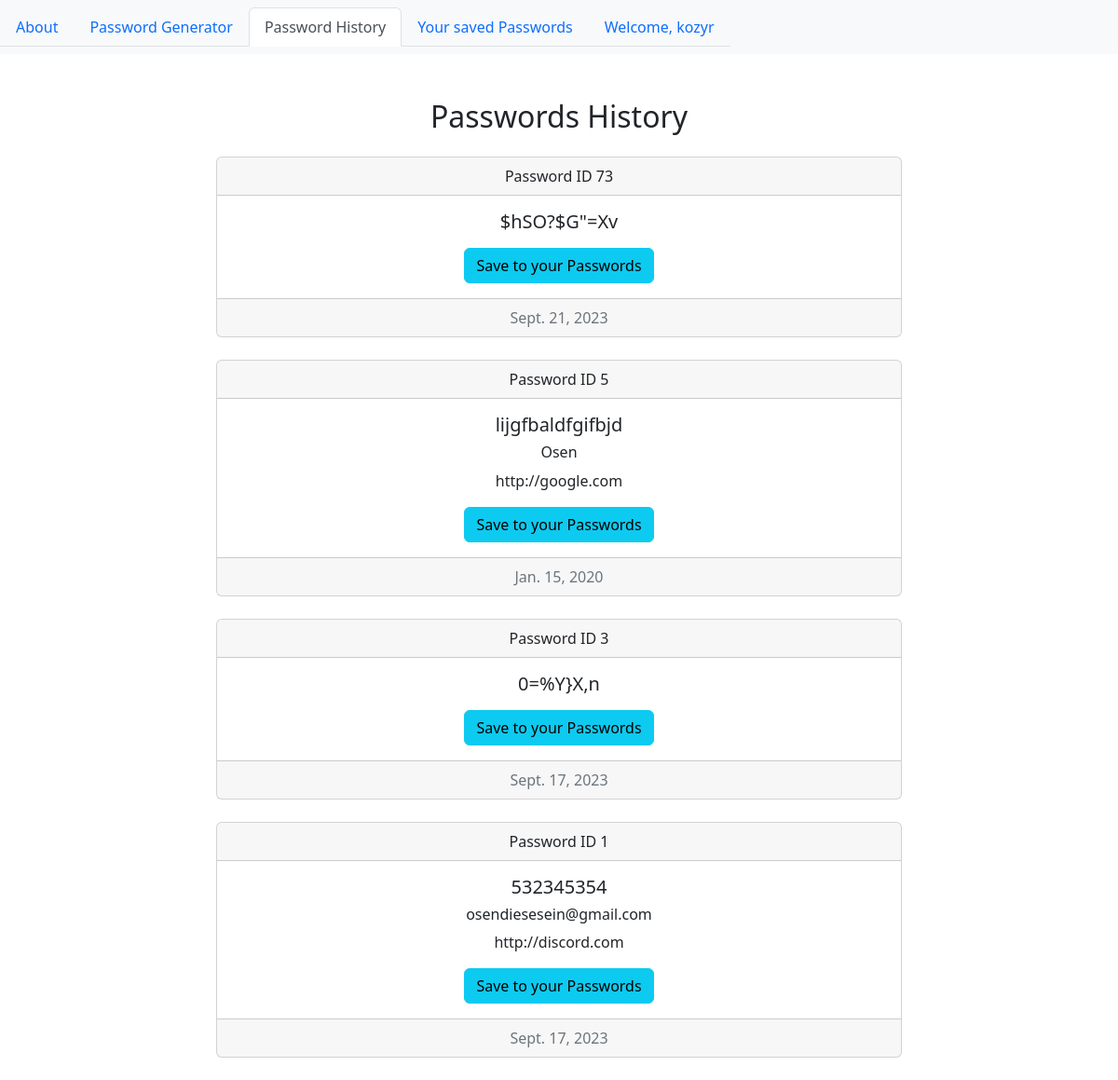
Page /history/ (signed in) on the committed database.
### generator/models.py (models this page shows, shortened)
class Passwords(models.Model):
    user = models.ForeignKey(User, on_delete=models.CASCADE, default = 1)
    login = models.CharField("Login", max_length = 100)
    password = models.CharField("Password",max_length = 16)
    website = models.URLField("URL")
    date = models.DateField("Date")
    isSaved = models.BooleanField(default = False)

### generator/views.py (the view)
# urls.py: path("history/", views.history, name = "history"),
@login_required
def history(request):
    user = request.user
    user_passwords = Passwords.objects.filter(user = user, isSaved = False)
    active_tab = "history"
    return render(request, "history.html", {"passwords": user_passwords[::-1], "active_tab": active_tab})

### templates/history.html (shortened to what this page needs)
<!DOCTYPE html>
<html lang="en">
  <head>
    <link
      rel="stylesheet"
      href="https://cdn.jsdelivr.net/npm/bootstrap@5.2.3/dist/css/bootstrap.min.css"
    />
  </head>
  <body>
    <header>
      {% include 'nav.html' %}
    </header>
    <div class="container mt-5">
      <div class="row">
        <div class="col-md-8 offset-md-2">
          <h2 class="text-center mb-4">Passwords History</h2>
          {% for password in passwords %}
          <div class="card text-center mb-4">
            <div class="card-header">Password ID {{ password.id }}</div>
            <div class="card-body">
              <h5 class="card-title">{{ password.password }}</h5>
              <h6 class="card-title">{{ password.login }}</h6>
              <p class="card-text">{{ password.website }}</p>
              <a href="{% url 'save_pass'%}" class="btn btn-info"
                >Save to your Passwords</a
              >
            </div>
            <div class="card-footer text-muted">{{ password.date }}</div>
          </div>
          {% endfor %}
        </div>
      </div>
    </div>
  </body>
</html>

### templates/nav.html (shortened to what this page needs)
<nav class="navbar navbar-expand-lg navbar-dark bg-light">
    <div class="collapse navbar-collapse" id="navbarNav">
        <ul class="nav nav-tabs ml-auto">
            <li class="nav-item">
                <a class="nav-link {% if active_tab == 'about' %}active{% endif %}" href="/about">About</a>
            </li>
            <li class="nav-item">
                <a class="nav-link {% if active_tab == 'password_generator' %}active{% endif %}" href="/">Password Generator</a>
            </li>
            <li class="nav-item">
                <a class="nav-link {% if active_tab == 'history' %}active{% endif %}" href="/history">Password History</a>
            </li>
            <li class="nav-item">
                <a class="nav-link {% if active_tab == 'saved_passwords' %}active{% endif %}" href="/saved_passwords">Your saved Passwords</a>
            </li>
            {% if request.user.is_authenticated %}
                <li class="nav-item">
                    <a class="nav-link" href="/user_profile">Welcome, {{ request.user.username }}</a>
                </li>
            {% endif %}
        </ul>
    </div>
</nav>

### rows in the picture
Passwords: id "73", password "$hSO?$G\"=Xv", date "Sept. 21, 2023"
Passwords: id "5", password "lijgfbaldfgifbjd", login "Osen", website "http://google.com", date "Jan. 15, 2020"
Passwords: id "3", password "0=%Y}X,n", date "Sept. 17, 2023"
Passwords: id "1", password "532345354", login "osendiesesein@gmail.com", website "http://discord.com", date "Sept. 17, 2023"

### other values in the picture
{{ request.user.username }} "kozyr"
